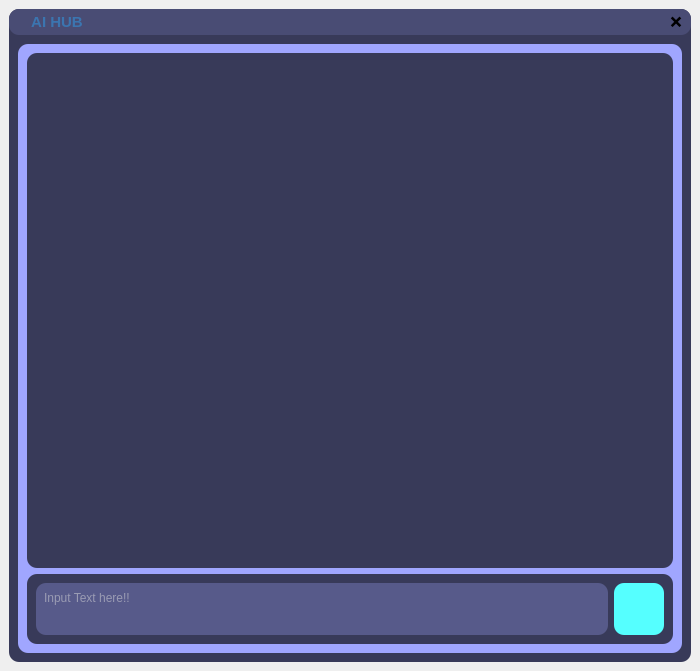
<?xml version="1.0" encoding="UTF-8"?>
<ui version="4.0">
 <class>MainWindow</class>
 <widget class="QMainWindow" name="MainWindow">
  <property name="geometry">
   <rect>
    <x>0</x>
    <y>0</y>
    <width>700</width>
    <height>671</height>
   </rect>
  </property>
  <property name="minimumSize">
   <size>
    <width>700</width>
    <height>671</height>
   </size>
  </property>
  <property name="maximumSize">
   <size>
    <width>700</width>
    <height>671</height>
   </size>
  </property>
  <property name="windowTitle">
   <string>MainWindow</string>
  </property>
  <widget class="QWidget" name="centralwidget">
   <layout class="QGridLayout" name="gridLayout">
    <item row="0" column="0">
     <widget class="QFrame" name="frame">
      <property name="styleSheet">
       <string notr="true">QFrame{
	background-color: rgb(56, 58, 89);
	color: rgb(220, 220, 220);
	border-radius: 10px;
}</string>
      </property>
      <property name="frameShape">
       <enum>QFrame::StyledPanel</enum>
      </property>
      <property name="frameShadow">
       <enum>QFrame::Raised</enum>
      </property>
      <layout class="QGridLayout" name="gridLayout_2">
       <property name="leftMargin">
        <number>0</number>
       </property>
       <property name="topMargin">
        <number>0</number>
       </property>
       <property name="rightMargin">
        <number>0</number>
       </property>
       <property name="bottomMargin">
        <number>0</number>
       </property>
       <property name="spacing">
        <number>0</number>
       </property>
       <item row="0" column="0">
        <widget class="QFrame" name="frame_3">
         <property name="maximumSize">
          <size>
           <width>16777215</width>
           <height>40</height>
          </size>
         </property>
         <property name="styleSheet">
          <string notr="true">background-color: rgb(73, 76, 116);</string>
         </property>
         <property name="frameShape">
          <enum>QFrame::StyledPanel</enum>
         </property>
         <property name="frameShadow">
          <enum>QFrame::Raised</enum>
         </property>
         <layout class="QGridLayout" name="gridLayout_4">
          <property name="leftMargin">
           <number>9</number>
          </property>
          <property name="topMargin">
           <number>3</number>
          </property>
          <property name="rightMargin">
           <number>9</number>
          </property>
          <property name="bottomMargin">
           <number>3</number>
          </property>
          <item row="0" column="0">
           <widget class="QLabel" name="label">
            <property name="maximumSize">
             <size>
              <width>30</width>
              <height>30</height>
             </size>
            </property>
            <property name="text">
             <string/>
            </property>
            <property name="pixmap">
             <pixmap resource="res/res.qrc">:/1/image/[removal.ai]_a84c2b95-b237-4c04-add0-3ab8754597be-aihub_PDDORY.png</pixmap>
            </property>
            <property name="scaledContents">
             <bool>true</bool>
            </property>
           </widget>
          </item>
          <item row="0" column="4">
           <spacer name="horizontalSpacer_2">
            <property name="orientation">
             <enum>Qt::Horizontal</enum>
            </property>
            <property name="sizeType">
             <enum>QSizePolicy::Fixed</enum>
            </property>
            <property name="sizeHint" stdset="0">
             <size>
              <width>10</width>
              <height>20</height>
             </size>
            </property>
           </spacer>
          </item>
          <item row="0" column="1">
           <widget class="QLabel" name="label_title">
            <property name="font">
             <font>
              <pointsize>11</pointsize>
              <bold>true</bold>
             </font>
            </property>
            <property name="styleSheet">
             <string notr="true">color: rgb(59, 117, 176)</string>
            </property>
            <property name="text">
             <string>AI HUB</string>
            </property>
            <property name="alignment">
             <set>Qt::AlignCenter</set>
            </property>
           </widget>
          </item>
          <item row="0" column="2">
           <spacer name="horizontalSpacer">
            <property name="orientation">
             <enum>Qt::Horizontal</enum>
            </property>
            <property name="sizeHint" stdset="0">
             <size>
              <width>738</width>
              <height>20</height>
             </size>
            </property>
           </spacer>
          </item>
          <item row="0" column="5">
           <widget class="QPushButton" name="close_btn">
            <property name="font">
             <font>
              <pointsize>11</pointsize>
              <bold>true</bold>
             </font>
            </property>
            <property name="cursor">
             <cursorShape>PointingHandCursor</cursorShape>
            </property>
            <property name="styleSheet">
             <string notr="true">border-radius: 10px</string>
            </property>
            <property name="text">
             <string>❌</string>
            </property>
           </widget>
          </item>
          <item row="0" column="3">
           <widget class="QPushButton" name="settings">
            <property name="cursor">
             <cursorShape>PointingHandCursor</cursorShape>
            </property>
            <property name="styleSheet">
             <string notr="true">border-radius: 10px</string>
            </property>
            <property name="text">
             <string/>
            </property>
            <property name="icon">
             <iconset>
              <normaloff>res/image/settings-svgrepo-com.png</normaloff>res/image/settings-svgrepo-com.png</iconset>
            </property>
            <property name="iconSize">
             <size>
              <width>25</width>
              <height>25</height>
             </size>
            </property>
           </widget>
          </item>
         </layout>
        </widget>
       </item>
       <item row="1" column="0">
        <widget class="QWidget" name="widget" native="true">
         <property name="styleSheet">
          <string notr="true"/>
         </property>
         <layout class="QGridLayout" name="gridLayout_3">
          <item row="0" column="0">
           <widget class="QFrame" name="frame_2">
            <property name="styleSheet">
             <string notr="true">background-color: rgb(160, 166, 255);
border-radius: 10px;</string>
            </property>
            <property name="frameShape">
             <enum>QFrame::StyledPanel</enum>
            </property>
            <property name="frameShadow">
             <enum>QFrame::Raised</enum>
            </property>
            <layout class="QGridLayout" name="gridLayout_5">
             <item row="0" column="0">
              <widget class="QScrollArea" name="scrollArea">
               <property name="sizePolicy">
                <sizepolicy hsizetype="Preferred" vsizetype="Expanding">
                 <horstretch>0</horstretch>
                 <verstretch>0</verstretch>
                </sizepolicy>
               </property>
               <property name="widgetResizable">
                <bool>true</bool>
               </property>
               <widget class="QWidget" name="scrollAreaWidgetContents">
                <property name="geometry">
                 <rect>
                  <x>0</x>
                  <y>0</y>
                  <width>646</width>
                  <height>581</height>
                 </rect>
                </property>
                <layout class="QGridLayout" name="gridLayout_7">
                 <property name="leftMargin">
                  <number>0</number>
                 </property>
                 <property name="topMargin">
                  <number>0</number>
                 </property>
                 <property name="rightMargin">
                  <number>0</number>
                 </property>
                 <property name="bottomMargin">
                  <number>0</number>
                 </property>
                 <property name="horizontalSpacing">
                  <number>0</number>
                 </property>
                 <item row="1" column="0">
                  <widget class="QFrame" name="frame_9">
                   <property name="maximumSize">
                    <size>
                     <width>16777215</width>
                     <height>70</height>
                    </size>
                   </property>
                   <property name="styleSheet">
                    <string notr="true">background-color: rgb(56, 58, 89);</string>
                   </property>
                   <property name="frameShape">
                    <enum>QFrame::StyledPanel</enum>
                   </property>
                   <property name="frameShadow">
                    <enum>QFrame::Raised</enum>
                   </property>
                   <layout class="QGridLayout" name="gridLayout_11">
                    <item row="0" column="0" colspan="2">
                     <widget class="QFrame" name="frame_10">
                      <property name="minimumSize">
                       <size>
                        <width>0</width>
                        <height>30</height>
                       </size>
                      </property>
                      <property name="styleSheet">
                       <string notr="true">background-color: rgb(87, 90, 138);</string>
                      </property>
                      <property name="frameShape">
                       <enum>QFrame::StyledPanel</enum>
                      </property>
                      <property name="frameShadow">
                       <enum>QFrame::Raised</enum>
                      </property>
                      <layout class="QGridLayout" name="gridLayout_12">
                       <property name="leftMargin">
                        <number>4</number>
                       </property>
                       <property name="topMargin">
                        <number>4</number>
                       </property>
                       <property name="rightMargin">
                        <number>4</number>
                       </property>
                       <property name="bottomMargin">
                        <number>4</number>
                       </property>
                       <item row="0" column="0">
                        <widget class="QTextEdit" name="prompt">
                         <property name="verticalScrollBarPolicy">
                          <enum>Qt::ScrollBarAlwaysOff</enum>
                         </property>
                         <property name="horizontalScrollBarPolicy">
                          <enum>Qt::ScrollBarAlwaysOff</enum>
                         </property>
                         <property name="sizeAdjustPolicy">
                          <enum>QAbstractScrollArea::AdjustToContents</enum>
                         </property>
                         <property name="placeholderText">
                          <string>Input Text here!!</string>
                         </property>
                        </widget>
                       </item>
                      </layout>
                     </widget>
                    </item>
                    <item row="0" column="2">
                     <widget class="QPushButton" name="generate">
                      <property name="sizePolicy">
                       <sizepolicy hsizetype="Minimum" vsizetype="Preferred">
                        <horstretch>0</horstretch>
                        <verstretch>0</verstretch>
                       </sizepolicy>
                      </property>
                      <property name="minimumSize">
                       <size>
                        <width>0</width>
                        <height>30</height>
                       </size>
                      </property>
                      <property name="maximumSize">
                       <size>
                        <width>50</width>
                        <height>16777215</height>
                       </size>
                      </property>
                      <property name="font">
                       <font>
                        <pointsize>10</pointsize>
                        <bold>true</bold>
                       </font>
                      </property>
                      <property name="cursor">
                       <cursorShape>PointingHandCursor</cursorShape>
                      </property>
                      <property name="styleSheet">
                       <string notr="true">background-color: rgb(85, 255, 255);</string>
                      </property>
                      <property name="text">
                       <string/>
                      </property>
                      <property name="icon">
                       <iconset resource="res/res.qrc">
                        <normaloff>:/1/image/send-svgrepo-com.svg</normaloff>:/1/image/send-svgrepo-com.svg</iconset>
                      </property>
                      <property name="iconSize">
                       <size>
                        <width>30</width>
                        <height>30</height>
                       </size>
                      </property>
                     </widget>
                    </item>
                   </layout>
                  </widget>
                 </item>
                 <item row="0" column="0">
                  <widget class="QFrame" name="frame_4">
                   <property name="styleSheet">
                    <string notr="true">background-color: rgb(56, 58, 89);</string>
                   </property>
                   <property name="frameShape">
                    <enum>QFrame::StyledPanel</enum>
                   </property>
                   <property name="frameShadow">
                    <enum>QFrame::Raised</enum>
                   </property>
                   <layout class="QGridLayout" name="gridLayout_6">
                    <property name="leftMargin">
                     <number>4</number>
                    </property>
                    <property name="topMargin">
                     <number>4</number>
                    </property>
                    <property name="rightMargin">
                     <number>4</number>
                    </property>
                    <property name="bottomMargin">
                     <number>4</number>
                    </property>
                    <item row="0" column="0">
                     <widget class="QListWidget" name="chat_list">
                      <property name="font">
                       <font>
                        <pointsize>8</pointsize>
                       </font>
                      </property>
                      <property name="verticalScrollBarPolicy">
                       <enum>Qt::ScrollBarAlwaysOff</enum>
                      </property>
                      <property name="horizontalScrollBarPolicy">
                       <enum>Qt::ScrollBarAlwaysOff</enum>
                      </property>
                      <property name="editTriggers">
                       <set>QAbstractItemView::NoEditTriggers</set>
                      </property>
                      <property name="tabKeyNavigation">
                       <bool>false</bool>
                      </property>
                      <property name="showDropIndicator" stdset="0">
                       <bool>false</bool>
                      </property>
                      <property name="dragEnabled">
                       <bool>false</bool>
                      </property>
                      <property name="dragDropMode">
                       <enum>QAbstractItemView::NoDragDrop</enum>
                      </property>
                      <property name="defaultDropAction">
                       <enum>Qt::CopyAction</enum>
                      </property>
                      <property name="selectionMode">
                       <enum>QAbstractItemView::NoSelection</enum>
                      </property>
                      <property name="selectionBehavior">
                       <enum>QAbstractItemView::SelectItems</enum>
                      </property>
                      <property name="layoutMode">
                       <enum>QListView::SinglePass</enum>
                      </property>
                      <property name="spacing">
                       <number>4</number>
                      </property>
                      <property name="viewMode">
                       <enum>QListView::ListMode</enum>
                      </property>
                     </widget>
                    </item>
                   </layout>
                  </widget>
                 </item>
                </layout>
               </widget>
              </widget>
             </item>
            </layout>
           </widget>
          </item>
         </layout>
        </widget>
       </item>
      </layout>
     </widget>
    </item>
   </layout>
  </widget>
 </widget>
 <resources>
  <include location="res/res.qrc"/>
 </resources>
 <connections>
  <connection>
   <sender>close_btn</sender>
   <signal>clicked()</signal>
   <receiver>MainWindow</receiver>
   <slot>close()</slot>
   <hints>
    <hint type="sourcelabel">
     <x>419</x>
     <y>26</y>
    </hint>
    <hint type="destinationlabel">
     <x>435</x>
     <y>-108</y>
    </hint>
   </hints>
  </connection>
 </connections>
</ui>
